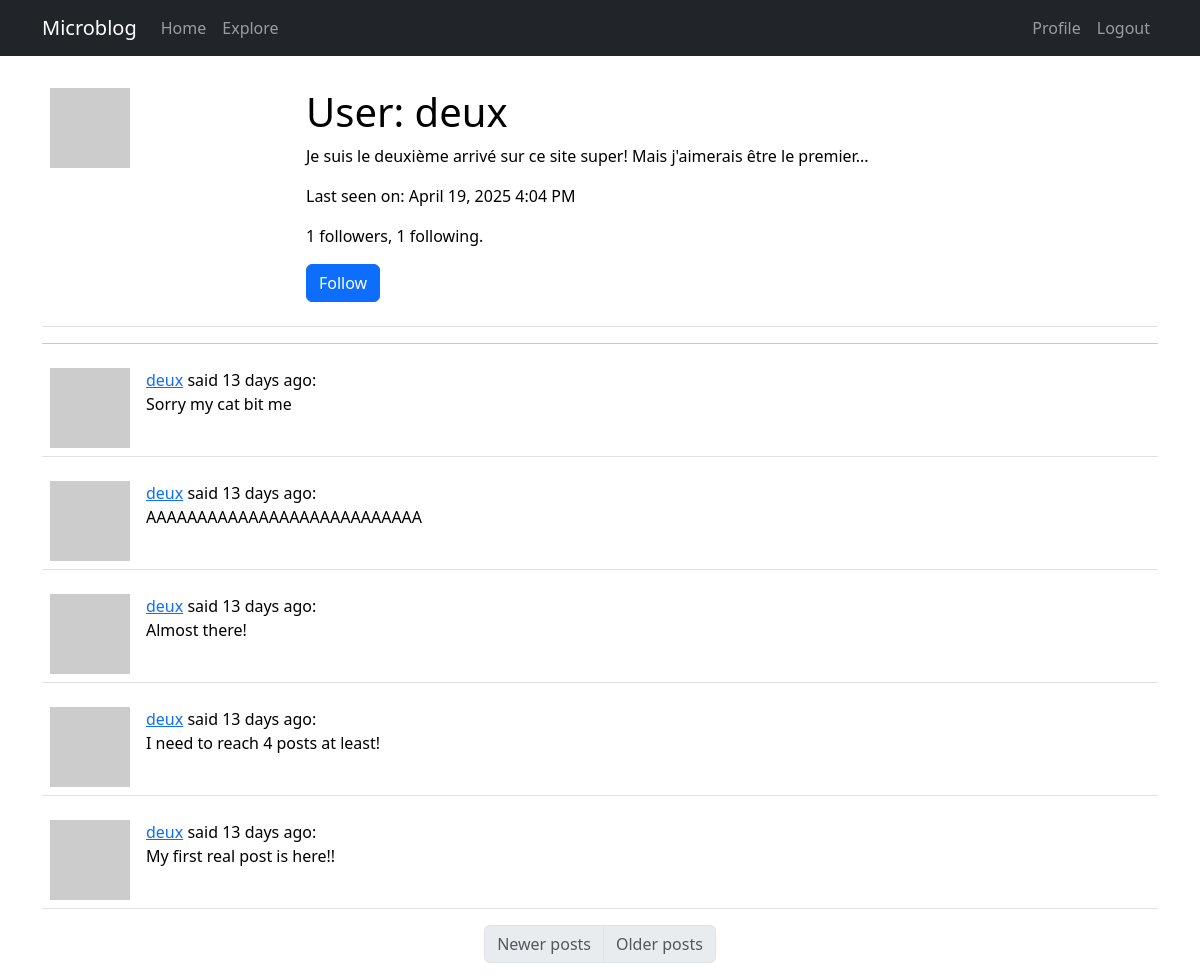
Page /user/deux (signed in) on the committed database.
### app/models.py (models this page shows, shortened)
class User(UserMixin, db.Model):
    id: so.Mapped[int] = so.mapped_column(primary_key=True)
    username: so.Mapped[str] = so.mapped_column(sa.String(64), index=True, unique=True)
    email: so.Mapped[str] = so.mapped_column(sa.String(120), index=True, unique=True)
    password_hash: so.Mapped[Optional[str]] = so.mapped_column(sa.String(256))
    posts: so.WriteOnlyMapped["Post"] = so.relationship(back_populates="author")
    about_me: so.Mapped[Optional[str]] = so.mapped_column(sa.String(140))
    last_seen: so.Mapped[Optional[datetime]] = so.mapped_column(
        default=lambda: datetime.now(timezone.utc)
    )
    following: so.WriteOnlyMapped["User"] = so.relationship(
        secondary=followers,
        primaryjoin=(followers.c.follower_id == id),
        secondaryjoin=(followers.c.followed_id == id),
        back_populates="followers",
    )
    followers: so.WriteOnlyMapped["User"] = so.relationship(
        secondary=followers,
        primaryjoin=(followers.c.followed_id == id),
        secondaryjoin=(followers.c.follower_id == id),
        back_populates="following",
    )
    def avatar(self, size):
        digest = md5(self.email.lower().encode("utf-8")).hexdigest()
        return f"https://www.gravatar.com/avatar/{digest}?d=identicon&s={size}"
    def is_following(self, user):
        query = self.following.select().where(
            User.id == user.id
        )  # ? works with self.id ?
        return db.session.scalar(query) is not None
    def followers_count(self):
        query = sa.select(sa.func.count()).select_from(
            self.followers.select().subquery()
        )
        return db.session.scalar(query)
    def following_count(self):
        query = sa.select(sa.func.count()).select_from(
            self.following.select().subquery()
        )
        return db.session.scalar(query)

class Post(db.Model):
    id: so.Mapped[int] = so.mapped_column(primary_key=True)
    body: so.Mapped[str] = so.mapped_column(sa.String(140))
    timestamp: so.Mapped[datetime] = so.mapped_column(
        index=True, default=lambda: datetime.now(timezone.utc)
    )
    user_id: so.Mapped[int] = so.mapped_column(sa.ForeignKey(User.id), index=True)
    author: so.Mapped[User] = so.relationship(back_populates="posts")
    language: so.Mapped[Optional[str]] = so.mapped_column(sa.String(5))

### app/main/routes.py (the view)
@bp.route("/user/<username>")
@login_required
def user(username):
    user = db.first_or_404(sa.select(User).where(User.username == username))
    page = request.args.get(key="page", default=1, type=int)
    query = user.posts.select().order_by(Post.timestamp.desc())
    posts = db.paginate(
        query, page=page, per_page=current_app.config["POSTS_PER_PAGE"], error_out=False
    )
    prev_url = (
        url_for("main.user", username=username, page=posts.prev_num)
        if posts.has_prev
        else None
    )
    next_url = (
        url_for("main.user", username=username, page=posts.next_num)
        if posts.has_next
        else None
    )
    form = EmptyForm()
    return render_template(
        "user.html",
        title=_("Profile"),
        user=user,
        posts=posts,
        form=form,
        prev_url=prev_url,
        next_url=next_url,
    )

### app/main/forms.py
class EmptyForm(FlaskForm):
    submit = SubmitField(_l("Submit"))

### app/__init__.py (called while the page is built)
def get_locale():
    return "fr"

### app/main/routes.py (called while the page is built)
@bp.before_app_request
def before_request():
    if current_user.is_authenticated:
        current_user.last_seen = datetime.now(timezone.utc)
        db.session.commit()
    g.locale = get_locale()

### app/models.py (called while the page is built)
@login.user_loader
def load_user(id):
    return db.session.get(User, int(id))

### app/templates/user.html (shortened to what this page needs)
{% extends 'base.html' %}
{% import "bootstrap_wtf.html" as wtf %}
{% block content %}
<table class="table table-hover">
  <tr valign="top">
    <td width="256px"><img src="{{ user.avatar(256) }}"></td>
    <td>
      <h1>{{_("User")}}: {{ user.username }}</h1>
      {% if user.about_me %}
      <p>{{ user.about_me }}</p>
      {% endif %}
      {% if user.last_seen %}
      <p>{{_("Last seen on")}}: {{ moment(user.last_seen).format("LLL") }}</p>
      {% endif %}
      <p>{{ user.followers_count() }} {{_("followers")}}, {{ user.following_count() }} {{_("following")}}.</p>
      {% if user==current_user %}
      <p><a href="{{ url_for('main.edit_profile') }}">{{_("Edit your profile")}}</a></p>
      {% elif not current_user.is_following(user) %}
      <p>
      <form action="{{ url_for('main.follow', username=user.username) }}" method="post">
        {{ form.submit(value=_("Follow"), class="btn btn-primary") }}
      </form>
      </p>
      {% endif %}
    </td>
  </tr>
</table>
<hr>
{% for post in posts %}
{% include '_post.html' %}
{% endfor %}
<nav aria-label="Post navigation">
  <ul class="pagination justify-content-center">
    <li class="page-item {% if not prev_url %} disabled{% endif %}">
      <a class="page-link" href="{{ prev_url }}">{{_("Newer posts")}}</a>
    </li>
    <li class=" page-item {% if not next_url %} disabled{% endif %}">
        <a class="page-link" href="{{ next_url }}">{{_("Older posts")}}</a>
    </li>
  </ul>
</nav>
{% endblock %}

### app/templates/_post.html (shortened to what this page needs)
<table class="table table-hover">
    <tr valign="top">
        <td width="70px">
            <a href="{{ url_for('main.user', username=post.author.username) }}">
                <img src="{{ post.author.avatar(36) }}"></a>
        </td>
        <td>
            <a href="{{ url_for('main.user', username=post.author.username) }}">
                {{ post.author.username }}</a>
            {{_("said")}} {{ moment(post.timestamp).fromNow() }}:
            <br>
            <span id="post{{ post.id }}">{{ post.body }}</span>
        </td>
    </tr>
</table>

### rows in the picture
User: username "deux", about_me "Je suis le deuxième arrivé sur ce site super! Mais j'aimerais être le premier...", last_seen "April 19, 2025 4:04 PM"
Post: author.username "deux", timestamp "13 days ago", body "Sorry my cat bit me"
Post: author.username "deux", timestamp "13 days ago", body "AAAAAAAAAAAAAAAAAAAAAAAAAAA"
Post: author.username "deux", timestamp "13 days ago", body "Almost there!"
Post: author.username "deux", timestamp "13 days ago", body "I need to reach 4 posts at least!"
Post: author.username "deux", timestamp "13 days ago", body "My first real post is here!!"

### other values in the picture
{{ user.followers_count() }} "1"
{{ user.following_count() }} "1"
